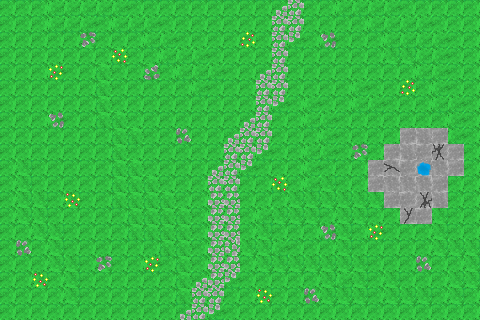

This is a level from a 2D game, rendered from its Tiled map with the project's own tilesets. A one-line summary and the complete map file follow:
An orthogonal 30x20 tile map with 16x16 px tiles, 1 tile layer (Tile Layer 1).

<map version="1.9" tiledversion="1.9.2" orientation="orthogonal" renderorder="right-down" width="30" height="20" tilewidth="16" tileheight="16" infinite="0" nextlayerid="2" nextobjectid="1">
 <tileset firstgid="1" source="Grassy + Rocky Pallet.tsx" />
 <layer id="1" name="Tile Layer 1" width="30" height="20">
  <data encoding="csv">
19,19,19,3221225491,3221225491,3221225491,3221225491,3221225491,19,19,19,19,19,19,19,19,19,11,12,19,19,3221225491,3221225491,3221225491,3221225491,19,19,19,19,19,
19,19,19,3221225491,3221225491,3221225491,19,3221225491,3221225491,3221225491,19,19,19,19,19,19,19,12,12,19,19,19,19,3221225491,3221225491,3221225491,3221225491,19,19,19,
19,19,19,19,19,2684354573,19,19,19,3221225491,3221225491,19,19,19,19,18,19,12,3221225483,19,3221225485,19,19,19,3221225491,3221225491,3221225491,3221225491,19,19,
19,19,19,19,19,19,19,1610612754,19,19,3221225491,3221225491,3221225491,19,19,19,19,12,19,19,19,19,19,19,2684354579,2684354579,3221225491,3221225491,19,19,
19,19,19,3221225490,19,19,1610612755,19,19,1610612749,19,3221225491,3221225491,3221225491,19,19,11,12,19,19,19,19,19,19,19,19,3221225491,3221225491,19,19,
19,19,19,19,19,19,1610612755,19,19,19,19,19,3221225491,19,19,19,12,12,19,19,19,19,3221225491,19,19,18,19,3221225491,19,19,
19,19,19,19,19,19,1610612755,19,19,19,19,19,19,19,19,19,12,3221225483,19,3221225491,19,19,3221225491,3221225491,19,19,19,3221225491,3221225491,19,
19,19,19,3221225485,19,19,1610612755,1610612755,19,19,19,19,19,19,19,11,12,19,19,3221225491,3221225491,19,19,19,19,19,19,19,3221225491,19,
19,19,19,19,19,19,19,1610612755,1610612755,19,19,13,19,19,11,12,12,19,19,19,3221225491,19,19,19,19,15,2684354575,15,3221225491,19,
19,19,19,19,19,19,19,1610612755,19,19,19,19,19,19,12,12,3221225483,19,19,3221225491,3221225491,19,2684354573,19,15,2684354575,3221225487,3221225488,15,19,
19,2684354579,19,19,19,19,19,1610612755,1610612755,19,19,19,19,11,12,3221225483,19,19,19,3221225491,19,19,19,15,1610612753,3221225487,14,1610612751,15,19,
19,2684354579,19,19,19,19,19,1610612755,1610612755,1610612755,19,19,19,12,12,19,19,1610612754,19,3221225491,2684354579,19,19,15,1610612751,1610612751,1610612751,15,19,19,
19,2684354579,2684354579,19,2684354578,19,19,1610612755,1610612755,1610612755,1610612755,19,19,3221225484,3221225484,19,19,19,2684354579,2684354579,2684354579,2684354579,2684354579,2684354579,15,3221225487,16,2684354575,19,19,
19,2684354579,2684354579,19,19,19,19,19,1610612755,1610612755,1610612755,1610612755,19,3221225484,3221225484,19,3221225491,2684354579,2684354579,2684354579,19,2684354579,2684354579,19,19,17,3221225487,2684354579,19,19,
19,19,2684354579,2684354579,19,19,19,19,1610612755,1610612755,1610612755,1610612755,19,3221225484,3221225484,19,2684354579,19,19,19,3221225485,2684354579,19,3221225490,19,19,19,2684354579,19,19,
19,13,19,2684354579,19,19,19,19,19,19,1610612755,1610612755,19,3221225484,2684354572,2684354579,2684354579,3221225491,19,19,19,2684354579,19,19,19,19,19,2684354579,2684354579,2684354579,
19,19,19,2684354579,2684354579,19,2684354573,19,19,3221225490,19,1610612755,19,3221225484,3221225484,19,2684354579,2684354579,2684354579,2684354579,2684354579,2684354579,2684354579,19,19,19,13,19,19,2684354579,
19,19,2684354578,19,2684354579,19,19,19,19,19,19,1610612755,11,3221225484,3221225483,19,19,19,19,19,2684354579,3221225491,2684354579,19,2684354579,19,19,19,2684354579,2684354579,
19,19,19,19,2684354579,19,19,19,19,19,19,1610612755,12,12,19,19,2684354578,19,19,13,2684354579,2684354579,2684354579,19,2684354579,2684354579,2684354579,19,2684354579,19,
19,19,19,19,19,19,19,19,19,19,19,11,12,3221225483,19,19,19,19,19,19,19,19,19,19,19,19,19,19,19,19
</data>
 </layer>
</map>